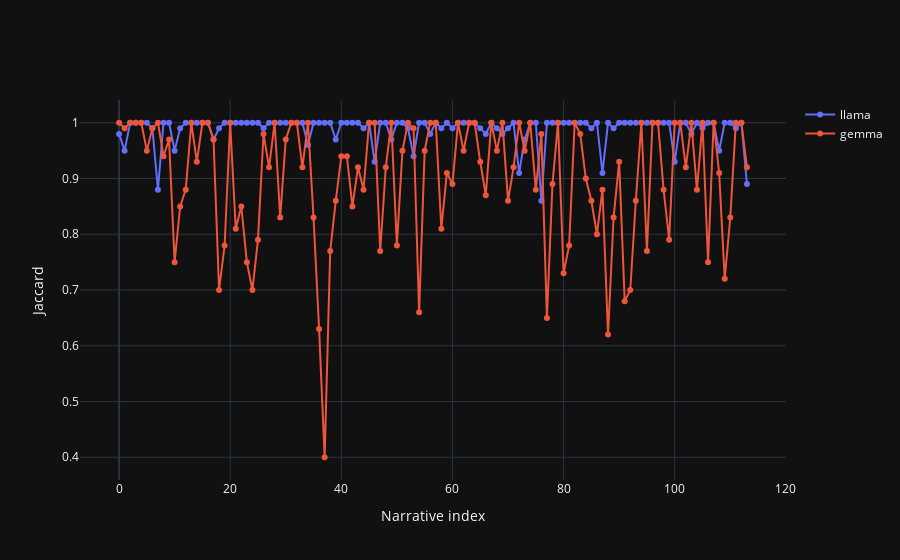

Source (notebook cell):
### Code cell
import plotly.graph_objs as go

file1 = 'results-' + suffix + '.csv'
file2 = 'results-' + suffix2 + '.csv'

file_paths = [file1, file2]

dataframes = []
for file_path in file_paths:
    data = pd.read_csv(file_path)
    dataframes.append(data)

column_to_compare = 'Jaccard'

fig = go.Figure()

for idx, dataframe in enumerate(dataframes):
    fig.add_trace(go.Scatter(x=dataframe['narrative'].index, y=dataframe[column_to_compare],
                             mode='lines+markers',
                             name=f'DataFrame {idx + 1}'))

fig.update_layout(xaxis_title='Narrative index',
                  yaxis_title=column_to_compare)

fig.data[0].name = 'llama'
fig.data[1].name = 'gemma'

fig.show()

### Figure 1 — Plotly figure (JSON) as saved in the notebook; plotly's stock layout.template omitted (floating-point values rounded to 4 significant figures)
{"data": [{"mode": "lines+markers", "name": "llama", "x": [0, 1, 2, 3, 4, 5, 6, 7, 8, 9, 10, 11, 12, 13, 14, 15, 16, 17, 18, 19, 20, 21, 22, 23, 24, 25, 26, 27, 28, 29, 30, 31, 32, 33, 34, 35, 36, 37, 38, 39, 40, 41, 42, 43, 44, 45, 46, 47, 48, 49, 50, 51, 52, 53, 54, 55, 56, 57, 58, 59, 60, 61, 62, 63, 64, 65, 66, 67, 68, 69, 70, 71, 72, 73, 74, 75, 76, 77, 78, 79, 80, 81, 82, 83, 84, 85, 86, 87, 88, 89, 90, 91, 92, 93, 94, 95, 96, 97, 98, 99, 100, 101, 102, 103, 104, 105, 106, 107, 108, 109, 110, 111, 112, 113], "y": [0.98, 0.95, 1.0, 1.0, 1.0, 1.0, 0.99, 0.88, 1.0, 1.0, 0.95, 0.99, 1.0, 1.0, 1.0, 1.0, 1.0, 0.97, 0.99, 1.0, 1.0, 1.0, 1.0, 1.0, 1.0, 1.0, 0.99, 1.0, 1.0, 1.0, 1.0, 1.0, 1.0, 1.0, 0.96, 1.0, 1.0, 1.0, 1.0, 0.97, 1.0, 1.0, 1.0, 1.0, 0.99, 1.0, 0.93, 1.0, 1.0, 0.97, 1.0, 1.0, 0.99, 0.94, 1.0, 1.0, 0.98, 1.0, 0.99, 1.0, 0.99, 1.0, 1.0, 1.0, 1.0, 0.99, 0.98, 1.0, 0.99, 0.98, 0.99, 1.0, 0.91, 0.97, 1.0, 1.0, 0.86, 1.0, 1.0, 1.0, 1.0, 1.0, 1.0, 1.0, 1.0, 0.99, 1.0, 0.91, 1.0, 0.99, 1.0, 1.0, 1.0, 1.0, 1.0, 1.0, 1.0, 1.0, 1.0, 1.0, 0.93, 1.0, 1.0, 0.98, 1.0, 0.99, 1.0, 1.0, 0.95, 1.0, 1.0, 0.99, 1.0, 0.89], "type": "scatter"}, {"mode": "lines+markers", "name": "gemma", "x": [0, 1, 2, 3, 4, 5, 6, 7, 8, 9, 10, 11, 12, 13, 14, 15, 16, 17, 18, 19, 20, 21, 22, 23, 24, 25, 26, 27, 28, 29, 30, 31, 32, 33, 34, 35, 36, 37, 38, 39, 40, 41, 42, 43, 44, 45, 46, 47, 48, 49, 50, 51, 52, 53, 54, 55, 56, 57, 58, 59, 60, 61, 62, 63, 64, 65, 66, 67, 68, 69, 70, 71, 72, 73, 74, 75, 76, 77, 78, 79, 80, 81, 82, 83, 84, 85, 86, 87, 88, 89, 90, 91, 92, 93, 94, 95, 96, 97, 98, 99, 100, 101, 102, 103, 104, 105, 106, 107, 108, 109, 110, 111, 112, 113], "y": [1.0, 0.99, 1.0, 1.0, 1.0, 0.95, 0.99, 1.0, 0.94, 0.97, 0.75, 0.85, 0.88, 1.0, 0.93, 1.0, 1.0, 0.97, 0.7, 0.78, 1.0, 0.81, 0.85, 0.75, 0.7, 0.79, 0.98, 0.92, 1.0, 0.83, 0.97, 1.0, 1.0, 0.92, 1.0, 0.83, 0.63, 0.4, 0.77, 0.86, 0.94, 0.94, 0.85, 0.92, 0.88, 1.0, 1.0, 0.77, 0.92, 1.0, 0.78, 0.95, 1.0, 0.99, 0.66, 0.95, 1.0, 1.0, 0.81, 0.91, 0.89, 1.0, 0.95, 1.0, 1.0, 0.93, 0.87, 1.0, 0.95, 1.0, 0.86, 0.92, 1.0, 0.95, 1.0, 0.88, 0.98, 0.65, 0.89, 1.0, 0.73, 0.78, 1.0, 0.98, 0.9, 0.86, 0.8, 0.88, 0.62, 0.83, 0.93, 0.68, 0.7, 0.86, 1.0, 0.77, 1.0, 1.0, 0.88, 0.79, 1.0, 1.0, 0.92, 1.0, 0.88, 1.0, 0.75, 1.0, 0.91, 0.72, 0.83, 1.0, 1.0, 0.92], "type": "scatter"}], "layout": {"xaxis": {"title": {"text": "Narrative index"}}, "yaxis": {"title": {"text": "Jaccard"}}}}
